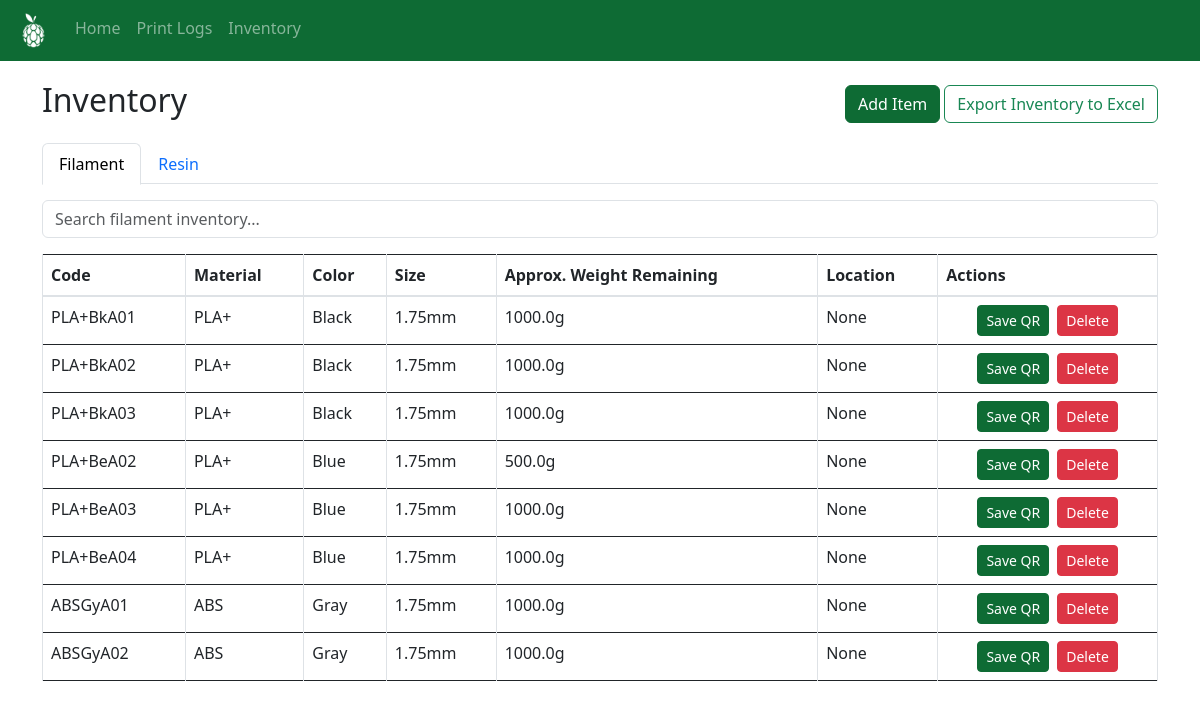
The page /inventory on the database as committed earlier.
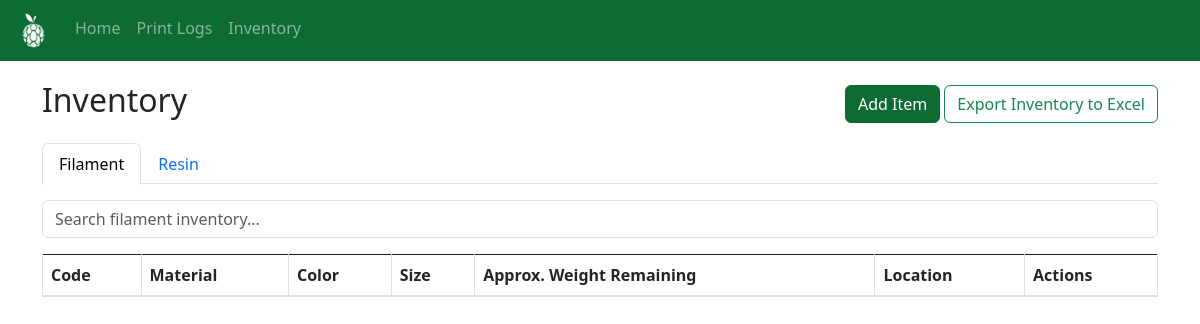
The same page on the database as committed later.
### website/models.py (models this page shows)
class FilamentInventory(db.Model):
    id = db.Column(db.Integer, primary_key=True)
    code = db.Column(db.String(20), unique=True, nullable=False)
    material = db.Column(db.String(50), nullable=False)
    color = db.Column(db.String(50), nullable=False)
    size = db.Column(db.String(5), nullable=True)
    weight_remaining = db.Column(db.Float, nullable=True)
    qr_filename = db.Column(db.String(100))
    location = db.Column(db.String(100), default='Shelf')

### website/views.py (the view, shortened to what this page needs)
@views.route('/inventory', methods=['GET', 'POST'])
def inventory():
    filament_form = AddFilamentForm()
    resin_form = AddResinForm()
    fmat = db.session.query(FilamentInventory.material).distinct().all()
    fcol = db.session.query(FilamentInventory.color).distinct().all()
    fmat = [m[0] for m in fmat]
    fcol = [c[0] for c in fcol]
    rmat = db.session.query(ResinInventory.material).distinct().all()
    rmat = [m[0] for m in rmat]
    update_choices(filament_form.material, fmat)
    update_choices(filament_form.color, fcol)
    resin_form.material.choices = [(m, m) for m in rmat] + [("__new__", "Add New")]
    finv = FilamentInventory.query.all()
    rinv = ResinInventory.query.all()
    return render_template("inventory.html", finv=finv, rinv=rinv, filament_form=filament_form, resin_form=resin_form)

### website/forms.py
class AddFilamentForm(FlaskForm):
    material = SelectField('Material', coerce=str, choices=[
        ('PLA+', 'PLA+'),
        ('PLA', 'PLA'),
        ('PETG', 'PETG'),
        ('TPU', 'TPU'),
        ('ABS', 'ABS'),
        ('Simubone', 'Simubone')], validators=[DataRequired()])
    new_material = StringField('New Material', validators=[Optional()])
    color = SelectField('Color', coerce=str,  choices=[
        ('Black', 'Black'),
        ('White', 'White'),
        ('Red', 'Red'),
        ('Blue', 'Blue'),
        ('Green', 'Green'),
        ('Yellow', 'Yellow'),
        ('Gray', 'Gray'),
        ('Orange', 'Orange'),
        ('Bone White', 'Bone White'),
        ('Natural', 'Natural'),
        ('Clear', 'Clear'),
        ('Silver', 'Silver'),
        ('Pink', 'Pink')], validators=[DataRequired()])
    new_color = StringField('New Color', validators=[Optional()])
    size = SelectField('Size', choices=[('1.75mm', '1.75mm'), ('2.85mm', '2.85mm')])
    approx_weight = FloatField('Approx Weight (g)', validators=[Optional()])
    quantity = IntegerField('Quantity', default=1, validators=[DataRequired()])

class AddResinForm(FlaskForm):
    material = SelectField('Material', coerce=str, validators=[DataRequired()])
    new_material = StringField('New Material', validators=[Optional()])
    printer = SelectField('Printer', choices=[
        ('Formlabs', 'Formlabs'),
        ('Phrozen', 'Phrozen')], validators=[DataRequired()])
    date_mfg = DateField('Date of Manufacture', validators=[Optional()])
    date_expiry = DateField('Date of Expiry', validators=[Optional()])
    date_delivered = DateField('Date Delivered', validators=[Optional()])
    status = SelectField('Status', choices=[
        ('Sealed', 'Sealed'),
        ('Opened', 'Opened'),
        ('In Use', 'In Use'),
        ('Expired', 'Expired'),
        ('Damaged', 'Damaged')
    ], validators=[Optional()])
    quantity = IntegerField('Quantity', default=1, validators=[DataRequired()])

### website/utils.py (called while the page is built)
def update_choices(field, items):
    existing = {v for v, _ in field.choices}
    field.choices += [(i, i) for i in items if i not in existing]
    if "__new__" not in existing:
        field.choices.append(("__new__", "Add New"))

### website/templates/inventory.html (shortened to what this page needs)
{% extends 'base.html' %} {% block title %}Inventory{% endblock %} {% block
content %}
<div class="d-flex justify-content-between align-items-center mb-3">
  <h2>Inventory</h2>
  <div>
    <button
      class="btn btn-success"
      data-bs-toggle="modal"
      data-bs-target="#addItemModal"
    >
      Add Item
    </button>
    <a
      href="{{ url_for('views.export_inventory') }}"
      class="btn btn-outline-success"
    >
      Export Inventory to Excel
    </a>
  </div>
</div>
<ul
  class="nav nav-tabs"
  id="inventoryTabs"
  role="tablist"
>
  <li
    class="nav-item"
    role="presentation"
  >
    <button
      class="nav-link active"
      id="filament-inv-tab"
      data-bs-toggle="tab"
      data-bs-target="#filament-inventory"
      type="button"
    >
      Filament
    </button>
  </li>
  <li
    class="nav-item"
    role="presentation"
  >
    <button
      class="nav-link"
      id="resin-inv-tab"
      data-bs-toggle="tab"
      data-bs-target="#resin-inventory"
      type="button"
    >
      Resin
    </button>
  </li>
</ul>
<div class="tab-content mt-3">
  <div
    class="tab-pane fade show active"
    id="filament-inventory"
  >
    <input
      type="text"
      id="filamentSearchInput"
      class="form-control mb-3"
      placeholder="Search filament inventory..."
    />
    <div class="table-responsive">
      <table
        id="filamentTable"
        class="table table-bordered table-hover"
      >
        <thead>
          <tr>
            <th onclick="sortTable('filamentTable', 0)">Code</th>
            <th onclick="sortTable('filamentTable', 1)">Material</th>
            <th onclick="sortTable('filamentTable', 2)">Color</th>
            <th onclick="sortTable('filamentTable', 3)">Size</th>
            <th onclick="sortTable('filamentTable', 4)">
              Approx. Weight Remaining
            </th>
            <th onclick="sortTable('filamentTable', 5)">Location</th>
            <th>Actions</th>
          </tr>
        </thead>
        <tbody>
          {% for item in finv %}
          <tr>
            <td>{{ item.code }}</td>
            <td>{{ item.material }}</td>
            <td>{{ item.color }}</td>
            <td>{{ item.size }}</td>
            <td>{{ item.weight_remaining }}g</td>
            <td>{{ item.location }}</td>
            <td class="text-center">
              <div
                class="d-flex justify-content-center align-items-center gap-2"
              >
                <form
                  method="GET"
                  action="{{ url_for('views.download_qr', code=item.code) }}"
                >
                  <button
                    type="submit"
                    class="btn btn-success btn-sm"
                  >
                    Save QR
                  </button>
                </form>
                <form
                  method="POST"
                  action="{{ url_for('views.delete_filament', item_id=item.id) }}"
                  onsubmit="return confirm('Are you sure you want to delete this item?');"
                >
                  <button
                    type="submit"
                    class="btn btn-danger btn-sm"
                  >
                    Delete
                  </button>
                </form>
              </div>
            </td>
          </tr>
          {% endfor %}
        </tbody>
      </table>
    </div>
  </div>
</div>
{% endblock %}

### website/templates/base.html (shortened to what this page needs)
<!doctype html>
<html>
  <head>
    <link
      rel="stylesheet"
      href="https://stackpath.bootstrapcdn.com/bootstrap/4.4.1/css/bootstrap.min.css"
    />
    <link
      rel="stylesheet"
      href="https://stackpath.bootstrapcdn.com/font-awesome/4.7.0/css/font-awesome.min.css"
    />
    <link
      href="https://cdn.jsdelivr.net/npm/bootstrap@5.3.0/dist/css/bootstrap.min.css"
      rel="stylesheet"
    />
  </head>
  <body>
    <nav class="navbar navbar-expand-lg navbar-dark bg-success px-3">
      <div
        class="collapse navbar-collapse"
        id="navbar"
      >
        <div class="navbar-nav">
          <a
            class="navbar-brand"
            href="{{ url_for('views.dashboard') }}"
          >
            <img
              src="{{ url_for('static', filename='icon-w.png') }}"
              alt="Home"
              style="height: 35px"
            />
          </a>
          <a
            class="nav-item nav-link"
            id="dashboard"
            href="/"
            >Home</a
          >
          <a
            class="nav-item nav-link"
            id="activities"
            href="/activities"
            >Print Logs</a
          >
          <a
            class="nav-item nav-link"
            id="inventory"
            href="/inventory"
            >Inventory</a
          >
        </div>
      </div>
    </nav>
    <div class="container">{% block content %} {% endblock %}</div>
  </body>
</html>

### website/templates/base.html (style rules this page uses)
.bg-success { background-color: #0e6b34 !important; }
.btn-success { background-color: #0e6b34 !important; border-color: #0e6b34 !important; }
body { padding-top: 0px; }
.container { padding-top: 20px; }

Rows that differ between the two databases and show on the page:
removed FilamentInventory: code "PLA+BkA01", material "PLA+", color "Black", size "1.75mm", weight_remaining "1000.0", location "None"
removed FilamentInventory: code "PLA+BkA02", material "PLA+", color "Black", size "1.75mm", weight_remaining "1000.0", location "None"
removed FilamentInventory: code "PLA+BkA03", material "PLA+", color "Black", size "1.75mm", weight_remaining "1000.0", location "None"
removed FilamentInventory: code "PLA+BeA02", material "PLA+", color "Blue", size "1.75mm", weight_remaining "500.0", location "None"
removed FilamentInventory: code "PLA+BeA03", material "PLA+", color "Blue", size "1.75mm", weight_remaining "1000.0", location "None"
removed FilamentInventory: code "PLA+BeA04", material "PLA+", color "Blue", size "1.75mm", weight_remaining "1000.0", location "None"
removed FilamentInventory: code "ABSGyA01", material "ABS", color "Gray", size "1.75mm", weight_remaining "1000.0", location "None"
removed FilamentInventory: code "ABSGyA02", material "ABS", color "Gray", size "1.75mm", weight_remaining "1000.0", location "None"
